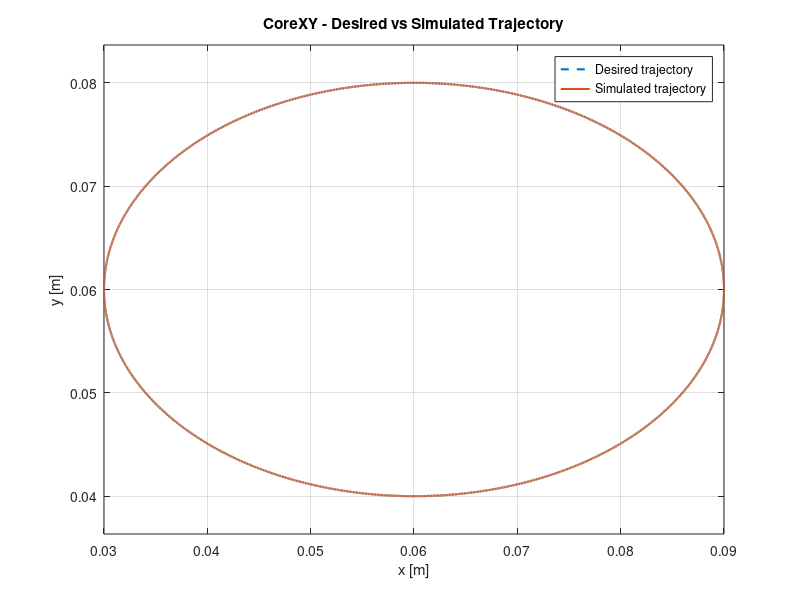
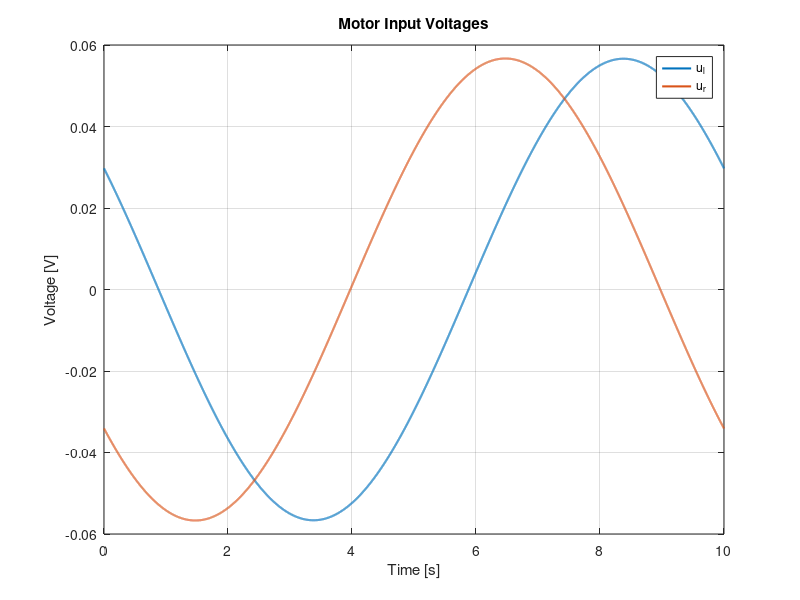
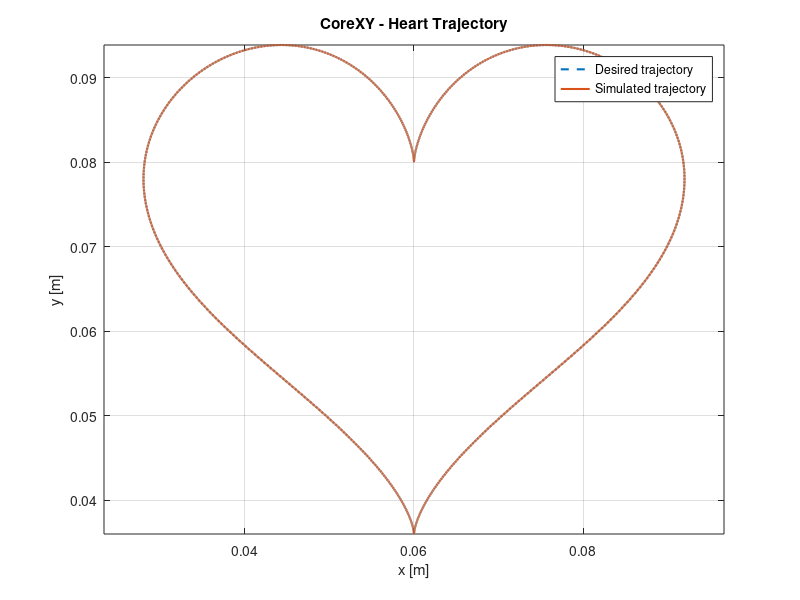
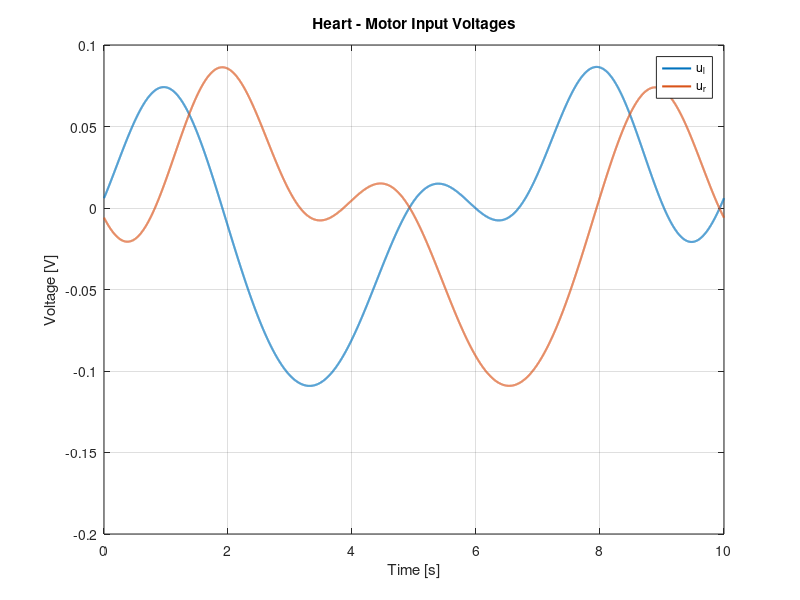

Reproduce these figures in MATLAB, in order.
%% Mini project 2026/27 - Modelling of Dynamical Systems 

% Stefano Vitalini Sacconi & Giovanni Masetti

clear; clc; close all;

%% Q1.4 - DRAWING SHAPES

% Parameters
m = 0.3; % Tool head mass [kg]
rm = 0.025; % Motor pulley radius [m]
Jm = 2e-5; % Motor rotational inertia [kg*m^2]
Km = 0.05; % Motor constant [Nm/A] or [V*s/rad]
Rm = 2; % Motor resistance [Ohm]
Lm = 0.01; % Motor inductance [H]
mu_lx = 0.4; % Friction coefficient along x [Ns/m]
mu_ly = 0.5; % Friction coefficient along y [Ns/m]
mu_r = 0.02; % Rolling bearing friction coefficient [Ns/m]
Jeq = Jm + (m*rm^2)/2; % Equivalent rotational inertia
d1 = (rm^2/2)*(mu_lx + mu_ly + 6*mu_r); % Equivalent damping coefficients
d2 = (rm^2/2)*(mu_lx - mu_ly + 2*mu_r); % Equivalent damping coefficients

t_end = 10; % Total simulation time [s]
dt = 0.001; % Time step [s]
t = (0:dt:t_end)';

%% Ellipse trajectory
xc = 0.06; % Ellipse center [m]
yc = 0.06; % Ellipse center [m]
a = 0.03; % Semi-axis along x [m]
b = 0.02; % Semi-axis along y [m]
omega = 2*pi/t_end; % Angular frequency [rad/s]

% Desired position
xd = xc + a*cos(omega*t);
yd = yc + b*sin(omega*t);

% Desired velocity
xd_dot = -a*omega*sin(omega*t);
yd_dot =  b*omega*cos(omega*t);

% Desired acceleration
xd_ddot = -a*omega^2*cos(omega*t);
yd_ddot = -b*omega^2*sin(omega*t);

% Desired jerk (third derivative)
xd_dddot =  a*omega^3*sin(omega*t);
yd_dddot = -b*omega^3*cos(omega*t);

% State space matrices

A = [0  0       1          0         0       0;
     0  0       0          1         0       0;
     0  0     -d1/Jeq   -d2/Jeq    Km/Jeq    0;
     0  0     -d2/Jeq   -d1/Jeq      0     Km/Jeq;
     0  0     -Km/Lm       0      -Rm/Lm     0;
     0  0       0       -Km/Lm       0    -Rm/Lm];

B = [0       0;
     0       0;
     0       0;
     0       0;
     1/Lm    0;
     0       1/Lm];

C = [rm/2   rm/2    0  0  0  0;
     rm/2  -rm/2    0  0  0  0];

% Direct transmission matrix
D = zeros(2,2);

% Create continuous-time state-space model
sys = ss(A,B,C,D);

% Required currents
ix = (Jeq*xd_ddot + (d1+d2)*xd_dot)/(Km*rm);
iy = (Jeq*yd_ddot + (d1-d2)*yd_dot)/(Km*rm);

% Time derivatives of required currents
ix_dot = (Jeq*xd_dddot + (d1+d2)*xd_ddot)/(Km*rm);
iy_dot = (Jeq*yd_dddot + (d1-d2)*yd_ddot)/(Km*rm);

% Required voltages in the decoupled coordinates
ux = Lm*ix_dot + Rm*ix + (Km/rm)*xd_dot;
uy = Lm*iy_dot + Rm*iy + (Km/rm)*yd_dot;

% Convert to left and right motor voltages
ul = ux + uy;
ur = ux - uy;

% Input matrix for simulation
u = [ul, ur];

% Initial state:
% [theta_l, theta_r, omega_l, omega_r, i_l, i_r]
% Initial conditions consistent with desired trajectory
x0 = [(xd(1)+yd(1))/rm;
    (xd(1)-yd(1))/rm;
    (xd_dot(1)+yd_dot(1))/rm;
    (xd_dot(1)-yd_dot(1))/rm;
    ix(1)+iy(1);
    ix(1)-iy(1)];

% Simulate the continuous-time state-space model
[Y, ~, X] = lsim(sys,u,t,x0);

% Simulated tool head positions
x_sim = Y(:,1);
y_sim = Y(:,2);

% Tracking errors
error_x = xd - x_sim;
error_y = yd - y_sim;

% Maximum absolute tracking errors
max_error_x = max(abs(error_x));
max_error_y = max(abs(error_y));

fprintf('Maximum error along x: %.8e m\n', max_error_x);
fprintf('Maximum error along y: %.8e m\n', max_error_y);

%% Ellipse plots
% Desired vs simulated trajectory
figure;
plot(xd,yd,'--','LineWidth',1.5);
hold on;
plot(x_sim,y_sim,'LineWidth',1.5);
grid on;
axis equal;
xlabel('x [m]');
ylabel('y [m]');
title('CoreXY - Desired vs Simulated Trajectory');
legend('Desired trajectory','Simulated trajectory');

% Motor input voltages
figure;
plot(t,ul,'LineWidth',1.5);
hold on;
plot(t,ur,'LineWidth',1.5);
grid on;
xlabel('Time [s]');
ylabel('Voltage [V]');
title('Motor Input Voltages');
legend('u_l','u_r');

%% Heart trajectory
xc_h = 0.06;           % Horizontal reference position [m]
yc_h = 0.07;           % Vertical reference position [m]
s = 0.002;           % Scale factor [m]
omega = 2*pi/t_end;  % One complete heart in t_end seconds

% Desired position
xd_h = xc_h + s*(12*sin(omega*t) - 4*sin(3*omega*t));
yd_h = yc_h + s*(13*cos(omega*t) - 5*cos(2*omega*t) - 2*cos(3*omega*t) - cos(4*omega*t));

% Desired velocity
xd_h_dot = s*omega*(12*cos(omega*t) - 12*cos(3*omega*t));
yd_h_dot = s*omega*(-13*sin(omega*t) + 10*sin(2*omega*t) + 6*sin(3*omega*t) + 4*sin(4*omega*t));

% Desired acceleration
xd_h_ddot = s*omega^2*(-12*sin(omega*t) + 36*sin(3*omega*t));
yd_h_ddot = s*omega^2*(-13*cos(omega*t) + 20*cos(2*omega*t) + 18*cos(3*omega*t) + 16*cos(4*omega*t));

% Desired third derivative
xd_h_dddot = s*omega^3*(-12*cos(omega*t) + 108*cos(3*omega*t));
yd_h_dddot = s*omega^3*(13*sin(omega*t) - 40*sin(2*omega*t) - 54*sin(3*omega*t) - 64*sin(4*omega*t));

% Required currents
ix_h = (Jeq*xd_h_ddot + (d1+d2)*xd_h_dot)/(Km*rm);
iy_h = (Jeq*yd_h_ddot + (d1-d2)*yd_h_dot)/(Km*rm);

% Current derivatives
ix_h_dot = (Jeq*xd_h_dddot + (d1+d2)*xd_h_ddot)/(Km*rm);
iy_h_dot = (Jeq*yd_h_dddot + (d1-d2)*yd_h_ddot)/(Km*rm);

% Required voltages in decoupled coordinates
ux_h = Lm*ix_h_dot + Rm*ix_h + (Km/rm)*xd_h_dot;
uy_h = Lm*iy_h_dot + Rm*iy_h + (Km/rm)*yd_h_dot;

% Motor input voltages
ul_h = ux_h + uy_h;
ur_h = ux_h - uy_h;

% Input matrix
u_h = [ul_h, ur_h];

% Initial conditions
x0_h = [(xd_h(1)+yd_h(1))/rm;
    (xd_h(1)-yd_h(1))/rm;
    (xd_h_dot(1)+yd_h_dot(1))/rm;
    (xd_h_dot(1)-yd_h_dot(1))/rm;
    ix_h(1)+iy_h(1);
    ix_h(1)-iy_h(1)];

% Simulation
[Y_h, ~, X_h] = lsim(sys,u_h,t,x0_h);

% Simulated tool head positions
x_sim_h = Y_h(:,1);
y_sim_h = Y_h(:,2);

% Tracking errors
error_x_h = xd_h - x_sim_h;
error_y_h = yd_h - y_sim_h;

fprintf('Heart - Maximum error x: %.8e m\n', max(abs(error_x_h)));
fprintf('Heart - Maximum error y: %.8e m\n', max(abs(error_y_h)));

%% Heart plots
% Desired vs simulated trajectory
figure;
plot(xd_h,yd_h,'--','LineWidth',1.5);
hold on;
plot(x_sim_h,y_sim_h,'LineWidth',1.5);
grid on;
axis equal;
xlabel('x [m]');
ylabel('y [m]');
title('CoreXY - Heart Trajectory');
legend('Desired trajectory','Simulated trajectory');

% Motor input voltages
figure;
plot(t,ul_h,'LineWidth',1.5);
hold on;
plot(t,ur_h,'LineWidth',1.5);
grid on;
xlabel('Time [s]');
ylabel('Voltage [V]');
title('Heart - Motor Input Voltages');
legend('u_l','u_r');

%% Q1.6 

% PLA and heat-exchange parameters
rho_f = 1240;       % Filament density [kg/m^3]
c_f = 1800;         % Specific heat [J/(kg*K)]
k_f = 0.13;         % Thermal conductivity [W/(m*K)]
w = 0.4e-3;         % Filament square cross-section side [m]
h_b = 100;         % Heat transfer coefficient to plate [W/(m^2*K)]
h_e = 30;          % Heat transfer coefficient to air [W/(m^2*K)]
T_print_C = 210;    % COMMON nozzle [C]
T_plate_C = 60;     % Plate temperature [C]
T_air_C = 20;       % Ambient temperature [C]
T_glass_C = 60;     % PLA glass transition temperature [C]

% Discretized filament deposited along the Q1.4 ellipse
s_p = cumtrapz(t,hypot(xd_dot,yd_dot));  % Printed arc length [m]
L_fil = s_p(end);                         % Ellipse perimeter [m]
N = 400;                                 % Number of filament cells
ds = L_fil/N;                            % Cell length [m]
s_c = ((1:N)'-0.5)*ds;                   % Cell centres [m]
t_dep = interp1(s_p,t,s_c);              % Deposition times [s]
tau_cool = rho_f*c_f*w/(h_b+3*h_e);     % Cooling time constant [s]
T_inf = (h_b*T_plate_C+3*h_e*T_air_C)/(h_b+3*h_e);

% Forward Euler on the growing printed domain
t6 = 0:dt:40;
n_sv = round(0.1/dt);
t_sv = t6(1:n_sv:end);
T_sv = nan(N,length(t_sv));
T_cells = T_print_C*ones(N,1);
